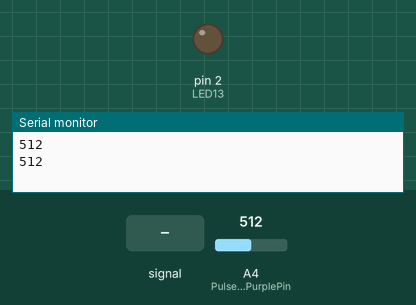
Bench run of a sketch on a simulated Arduino Uno, built with avr-gcc and run on an emulated ATmega328P. On the bench: output pins drawn as LEDs (lit = HIGH), the last lines printed to the serial monitor. The test bench sets the inputs (shaded band); at power-on: A4 (PulseSensorPurplePin) = 512.

Above: at 1.8 s.
1.9 s: A4 (PulseSensorPurplePin) fed a 200 Hz sine of ±81 counts around its level
At 3.0 s:
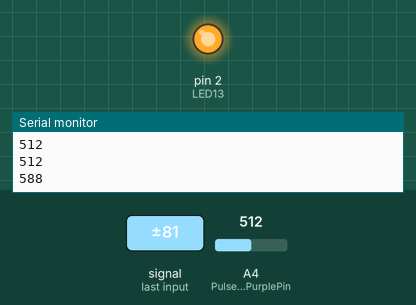
3.5 s: A4 (PulseSensorPurplePin) set to 560
5.0 s: A4 (PulseSensorPurplePin) set to 533
At 5.3 s:
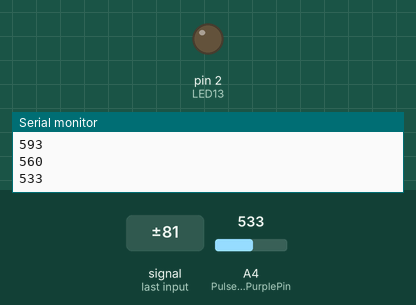
Timing chart, 0 to 8.0 s (numbered marks = the images above; inputs shaded):
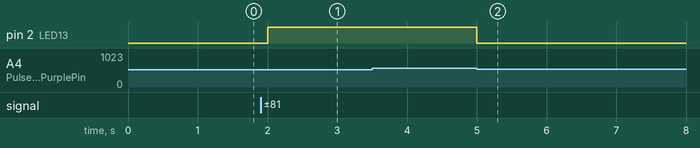

Measured:
- after the input at 1.9 s, pin 2 (LED13): LOW → HIGH after 0.10 s
- after the input at 5.0 s, pin 2 (LED13): HIGH → LOW at once

The sketch:

Heart_Beat.ino
```cpp
int PulseSensorPurplePin = 4;
int LED13 = 2;


int Signal;
int Threshold = 550;

void setup() {
  pinMode(LED13, OUTPUT);
  Serial.begin(9600);
}


void loop() {

  Signal = analogRead(PulseSensorPurplePin);
  Serial.println(Signal);

  if (Signal > Threshold) {
    digitalWrite(LED13, HIGH);
  } else {
    digitalWrite(LED13, LOW);
  }

  delay(1000);
}
```
